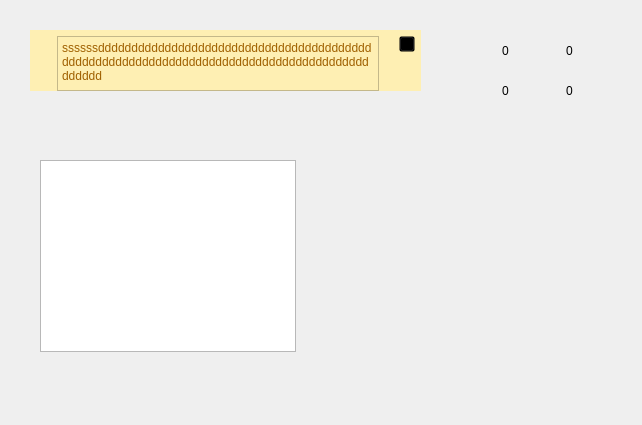
<?xml version="1.0" encoding="UTF-8"?>
<ui version="4.0">
 <class>Form</class>
 <widget class="QWidget" name="Form">
  <property name="geometry">
   <rect>
    <x>0</x>
    <y>0</y>
    <width>642</width>
    <height>425</height>
   </rect>
  </property>
  <property name="windowTitle">
   <string>Form</string>
  </property>
  <widget class="QWidget" name="widget_7" native="true">
   <property name="geometry">
    <rect>
     <x>30</x>
     <y>30</y>
     <width>391</width>
     <height>61</height>
    </rect>
   </property>
   <property name="styleSheet">
    <string notr="true">background-color: rgb(254,239,179);
color: rgb(159,96,0);</string>
   </property>
   <layout class="QHBoxLayout" name="horizontalLayout_12">
    <property name="spacing">
     <number>20</number>
    </property>
    <property name="topMargin">
     <number>6</number>
    </property>
    <property name="rightMargin">
     <number>6</number>
    </property>
    <item>
     <widget class="QLabel" name="icon_2">
      <property name="sizePolicy">
       <sizepolicy hsizetype="Maximum" vsizetype="Expanding">
        <horstretch>0</horstretch>
        <verstretch>0</verstretch>
       </sizepolicy>
      </property>
      <property name="minimumSize">
       <size>
        <width>0</width>
        <height>0</height>
       </size>
      </property>
      <property name="maximumSize">
       <size>
        <width>40</width>
        <height>40</height>
       </size>
      </property>
      <property name="text">
       <string/>
      </property>
      <property name="pixmap">
       <pixmap resource="../files.qrc">:/basic/icons/basic/warning.png</pixmap>
      </property>
      <property name="scaledContents">
       <bool>true</bool>
      </property>
     </widget>
    </item>
    <item>
     <widget class="QTextBrowser" name="textBrowser">
      <property name="styleSheet">
       <string notr="true">

QScrollBar:vertical {
width: 15px;
margin: 0;
}
QScrollBar::handle:vertical {
background: #5b5b5b;
}

QScrollBar::add-line:vertical {
height: 0px;
}

QScrollBar::sub-line:vertical {
height: 0px;
}

QScrollBar::add-page:vertical, QScrollBar::sub-page:vertical {
height: 0px;
}</string>
      </property>
      <property name="html">
       <string>&lt;!DOCTYPE HTML PUBLIC &quot;-//W3C//DTD HTML 4.0//EN&quot; &quot;http://www.w3.org/TR/REC-html40/strict.dtd&quot;&gt;
&lt;html&gt;&lt;head&gt;&lt;meta name=&quot;qrichtext&quot; content=&quot;1&quot; /&gt;&lt;style type=&quot;text/css&quot;&gt;
p, li { white-space: pre-wrap; }
&lt;/style&gt;&lt;/head&gt;&lt;body style=&quot; font-family:'PMingLiU'; font-size:9pt; font-weight:400; font-style:normal;&quot;&gt;
&lt;p style=&quot; margin-top:0px; margin-bottom:0px; margin-left:0px; margin-right:0px; -qt-block-indent:0; text-indent:0px;&quot;&gt;ssssssddddddddddddddddddddddddddddddddddddddddddddddddddddddddddddddddddddddddddddddddddddddddddddd&lt;/p&gt;&lt;/body&gt;&lt;/html&gt;</string>
      </property>
     </widget>
    </item>
    <item alignment="Qt::AlignTop">
     <widget class="QPushButton" name="btn_close">
      <property name="sizePolicy">
       <sizepolicy hsizetype="Minimum" vsizetype="Preferred">
        <horstretch>0</horstretch>
        <verstretch>0</verstretch>
       </sizepolicy>
      </property>
      <property name="maximumSize">
       <size>
        <width>16</width>
        <height>16</height>
       </size>
      </property>
      <property name="styleSheet">
       <string notr="true">background:transparent;</string>
      </property>
      <property name="text">
       <string/>
      </property>
      <property name="icon">
       <iconset resource="../files.qrc">
        <normaloff>:/basic/icons/basic/close.png</normaloff>:/basic/icons/basic/close.png</iconset>
      </property>
     </widget>
    </item>
   </layout>
  </widget>
  <widget class="QWidget" name="widget" native="true">
   <property name="geometry">
    <rect>
     <x>480</x>
     <y>40</y>
     <width>121</width>
     <height>21</height>
    </rect>
   </property>
   <layout class="QHBoxLayout" name="horizontalLayout">
    <property name="leftMargin">
     <number>0</number>
    </property>
    <property name="topMargin">
     <number>0</number>
    </property>
    <property name="rightMargin">
     <number>0</number>
    </property>
    <property name="bottomMargin">
     <number>0</number>
    </property>
    <item>
     <widget class="QLabel" name="icon_3">
      <property name="sizePolicy">
       <sizepolicy hsizetype="Maximum" vsizetype="Expanding">
        <horstretch>0</horstretch>
        <verstretch>0</verstretch>
       </sizepolicy>
      </property>
      <property name="minimumSize">
       <size>
        <width>0</width>
        <height>0</height>
       </size>
      </property>
      <property name="maximumSize">
       <size>
        <width>16</width>
        <height>16</height>
       </size>
      </property>
      <property name="text">
       <string/>
      </property>
      <property name="pixmap">
       <pixmap resource="../files.qrc">:/basic/icons/basic/warning.png</pixmap>
      </property>
      <property name="scaledContents">
       <bool>true</bool>
      </property>
     </widget>
    </item>
    <item>
     <widget class="QLabel" name="label">
      <property name="text">
       <string>0</string>
      </property>
     </widget>
    </item>
    <item>
     <widget class="QLabel" name="icon_4">
      <property name="sizePolicy">
       <sizepolicy hsizetype="Maximum" vsizetype="Expanding">
        <horstretch>0</horstretch>
        <verstretch>0</verstretch>
       </sizepolicy>
      </property>
      <property name="minimumSize">
       <size>
        <width>0</width>
        <height>0</height>
       </size>
      </property>
      <property name="maximumSize">
       <size>
        <width>16</width>
        <height>16</height>
       </size>
      </property>
      <property name="text">
       <string/>
      </property>
      <property name="pixmap">
       <pixmap resource="../files.qrc">:/basic/icons/basic/warning.png</pixmap>
      </property>
      <property name="scaledContents">
       <bool>true</bool>
      </property>
     </widget>
    </item>
    <item>
     <widget class="QLabel" name="label_2">
      <property name="text">
       <string>0</string>
      </property>
     </widget>
    </item>
   </layout>
  </widget>
  <widget class="QListView" name="listView">
   <property name="geometry">
    <rect>
     <x>40</x>
     <y>160</y>
     <width>256</width>
     <height>192</height>
    </rect>
   </property>
  </widget>
  <widget class="QWidget" name="widget_2" native="true">
   <property name="geometry">
    <rect>
     <x>480</x>
     <y>80</y>
     <width>121</width>
     <height>21</height>
    </rect>
   </property>
   <layout class="QHBoxLayout" name="horizontalLayout_2">
    <property name="leftMargin">
     <number>0</number>
    </property>
    <property name="topMargin">
     <number>0</number>
    </property>
    <property name="rightMargin">
     <number>0</number>
    </property>
    <property name="bottomMargin">
     <number>0</number>
    </property>
    <item>
     <widget class="QLabel" name="icon_5">
      <property name="sizePolicy">
       <sizepolicy hsizetype="Maximum" vsizetype="Expanding">
        <horstretch>0</horstretch>
        <verstretch>0</verstretch>
       </sizepolicy>
      </property>
      <property name="minimumSize">
       <size>
        <width>0</width>
        <height>0</height>
       </size>
      </property>
      <property name="maximumSize">
       <size>
        <width>16</width>
        <height>16</height>
       </size>
      </property>
      <property name="text">
       <string/>
      </property>
      <property name="pixmap">
       <pixmap resource="../files.qrc">:/basic/icons/basic/warning.png</pixmap>
      </property>
      <property name="scaledContents">
       <bool>true</bool>
      </property>
     </widget>
    </item>
    <item>
     <widget class="QLabel" name="label_3">
      <property name="text">
       <string>0</string>
      </property>
     </widget>
    </item>
    <item>
     <widget class="QLabel" name="icon_6">
      <property name="sizePolicy">
       <sizepolicy hsizetype="Maximum" vsizetype="Expanding">
        <horstretch>0</horstretch>
        <verstretch>0</verstretch>
       </sizepolicy>
      </property>
      <property name="minimumSize">
       <size>
        <width>0</width>
        <height>0</height>
       </size>
      </property>
      <property name="maximumSize">
       <size>
        <width>16</width>
        <height>16</height>
       </size>
      </property>
      <property name="text">
       <string/>
      </property>
      <property name="pixmap">
       <pixmap resource="../files.qrc">:/basic/icons/basic/warning.png</pixmap>
      </property>
      <property name="scaledContents">
       <bool>true</bool>
      </property>
     </widget>
    </item>
    <item>
     <widget class="QLabel" name="label_4">
      <property name="text">
       <string>0</string>
      </property>
     </widget>
    </item>
   </layout>
  </widget>
 </widget>
 <resources>
  <include location="../files.qrc"/>
 </resources>
 <connections/>
</ui>
